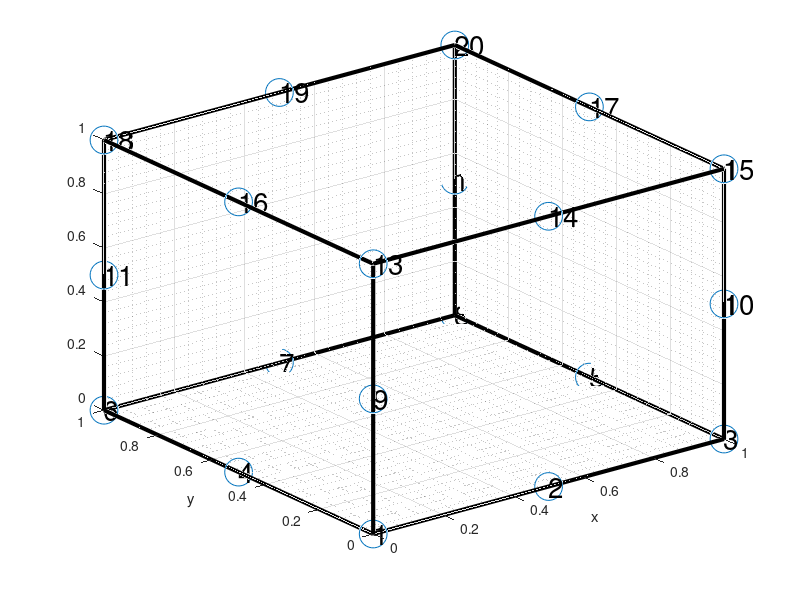

MATLAB code for this plot:
%coordinates是27节点，nodes是基于27节点的编号。接下来我们只要把节点编号和形函数对应即可。

% Purpose:
%         To Mesh a square/Rectangular plate to use in FEM Analysis
% Variable Description:
%           L - Length of the Plate along X-axes
%           B - Breadth of the Plate along Y-axes
%           Nx - Number of Elements along X-axes
%           Ny - Number of Elements along Y-axes
%           coordinates - The nodal coordinates of the mesh
%           -----> coordinates = [node X Y]
%           nodes - The nodal connectivity of the elements
%           -----> nodes = [node1 node2......]
%--------------------------------------------------------------------------
clc ; clear all ;
% Variables which can be changed
% Dimensions of the plate
L = 1 ;             % Length of the Plate along X-axes
B = 1 ;             % Breadth of the Plate along Y-axes
T = 1;
% Number of Elements required
Nx = 1 ;            % Number of Elements along X-axes
Ny = 1 ;            % Number of Elements along Y-axes
Nz = 1;
%---------------------------------------
% From here dont change
nel = Nx*Ny*Nz ;        % Total Number of Elements in the Mesh
nnel = 20 ;           % Number of nodes per Element
% Number of points on the Length and Breadth
npx = 2*Nx+1 ;
npy = 2*Ny+1 ;
npz = 2*Nz+1;
nnode = npx*npy*npz-Nx*Ny*Nz-(Nx+1)*Ny*Nz-(Ny+1)*Nx*Nz-(Nz+1)*Nx*Ny ;      % Total Number of Nodes in the Mesh
nnode_fake = npx*npy*npz;
% Discretizing the Length and Breadth of the plate

% To get the Nodal Connec=tivity Matrix

oklst=[1 1 1;2 1 1;3 1 1;1 2 1;3 2 1;1 3 1;2 3 1;3 3 1; 1 1 3;2 1 3;3 1 3;1 2 3;3 2 3;1 3 3;2 3 3;3 3 3;1 1 2;3 1 2;3 3 2;1 3 2];
i=0;j=0;k=0;
index=0;
index_fake=0;
fakelst=[];
for z=0:1/(npz-1):T
       k=k+1; 
    if k > 3
        k=2;
    end
    j=0;
    for y=0:1/(npy-1):B
        j=j+1;        
        if j > 3
            j=2;
        end
        i=0;
        for x=0:1/(npx-1):L
         i=i+1;            
         index_fake=index_fake+1;

            if i > 3
                i=2;
            end   
            for okindex=1:length(oklst)
                if [i,j,k]==oklst(okindex,:)
                    index=index+1;                    
                    coordinates(index,1)=x;coordinates(index,2)=y;coordinates(index,3)=z;
        flag = 1;
                end
            end
            if flag == 0
                fakelst=[fakelst index_fake];
            end
            flag = 0;
        end
    end
end
NodeNo = 1:nnode_fake ;
nodes = zeros(nel,nnel);

NodeNo = reshape(NodeNo,npx,npy,npz);
nodes(:,1) = reshape(NodeNo(3:2:npx,1:2:npy-2,3:2:npz),nel,1);
nodes(:,2) = reshape(NodeNo(3:2:npx,3:2:npy,3:2:npz),nel,1);
nodes(:,3) = reshape(NodeNo(1:2:npx-2,3:2:npy,3:2:npz),nel,1);
nodes(:,4) = reshape(NodeNo(1:2:npx-2,1:2:npy-2,3:2:npz),nel,1);
nodes(:,5) = reshape(NodeNo(3:2:npx,1:2:npy-2,1:2:npz-2),nel,1);
nodes(:,6) = reshape(NodeNo(3:2:npx,3:2:npy,1:2:npz-2),nel,1);
nodes(:,7) = reshape(NodeNo(1:2:npx-2,3:2:npy,1:2:npz-2),nel,1);
nodes(:,8) = reshape(NodeNo(1:2:npx-2,1:2:npy-2,1:2:npz-2),nel,1);

nodes(:,9) = reshape(NodeNo(3:2:npx,2:2:npy-1,3:2:npz),nel,1);
nodes(:,10) = reshape(NodeNo(2:2:npx-1,3:2:npy,3:2:npz),nel,1);
nodes(:,11) = reshape(NodeNo(1:2:npx-2,2:2:npy-1,3:2:npz),nel,1);
nodes(:,12) = reshape(NodeNo(2:2:npx-1,1:2:npy-2,3:2:npz),nel,1);

nodes(:,13) = reshape(NodeNo(3:2:npx,2:2:npy-1,1:2:npz-2),nel,1);
nodes(:,14) = reshape(NodeNo(2:2:npx-1,3:2:npy,1:2:npz-2),nel,1);
nodes(:,15) = reshape(NodeNo(1:2:npx-2,2:2:npy-1,1:2:npz-2),nel,1);
nodes(:,16) = reshape(NodeNo(2:2:npx-1,1:2:npy-2,1:2:npz-2),nel,1);

nodes(:,17) = reshape(NodeNo(3:2:npx,1:2:npy-2,2:2:npz-1),nel,1);
nodes(:,18) = reshape(NodeNo(3:2:npx,3:2:npy,2:2:npz-1),nel,1);
nodes(:,19) = reshape(NodeNo(1:2:npx-2,3:2:npy,2:2:npz-1),nel,1);
nodes(:,20) = reshape(NodeNo(1:2:npx-2,1:2:npy-2,2:2:npz-1),nel,1);

% test=coordinates(reshape(nodes,[],1),:)
% plot3(test(:,1),test(:,2),test(:,3),'*')
% for i = 1:length(reshape(nodes,[],1))
%     text(test(i,1),test(i,2),test(i,3),num2str(nodes(i)));
% end
nodes_new=zeros(nel,nnel);
for i = 1:nel
    for j = 1:nnel
        nodes_new(i,j) = nodes(i,j)-length(fakelst(fakelst<nodes(i,j)));
        
    end
end
 test=coordinates(reshape(nodes_new,[],1),:);
 plot3(test(:,1),test(:,2),test(:,3),'o','Markersize',20)
 hold on;plot3([0 1],[0 0],[0 0],'LineWidth',3,'color','black');
 hold on;plot3([0 0],[0 1],[0 0],'LineWidth',3,'color','black');
 hold on;plot3([1 0],[1 1],[0 0],'LineWidth',3,'color','black');
 hold on;plot3([1 1],[0 1],[0 0],'LineWidth',3,'color','black');

  hold on;plot3([0 1],[0 0],[1 1],'LineWidth',3,'color','black');
 hold on;plot3([0 0],[0 1],[1 1],'LineWidth',3,'color','black');
 hold on;plot3([1 0],[1 1],[1 1],'LineWidth',3,'color','black');
 hold on;plot3([1 1],[0 1],[1 1],'LineWidth',3,'color','black');
  
 hold on;plot3([0 0],[0 0],[0 1],'LineWidth',3,'color','black');
 hold on;plot3([1 1],[0 0],[0 1],'LineWidth',3,'color','black');
 hold on;plot3([0 0],[1 1],[0 1],'LineWidth',3,'color','black');
 hold on;plot3([1 1],[1 1],[0 1],'LineWidth',3,'color','black');
grid on; grid minor;
 xlabel('x');ylabel('y');
 for i = 1:length(reshape(nodes_new,[],1))
     text(test(i,1),test(i,2),test(i,3),num2str(nodes_new(i)),'Fontsize',20);
 end